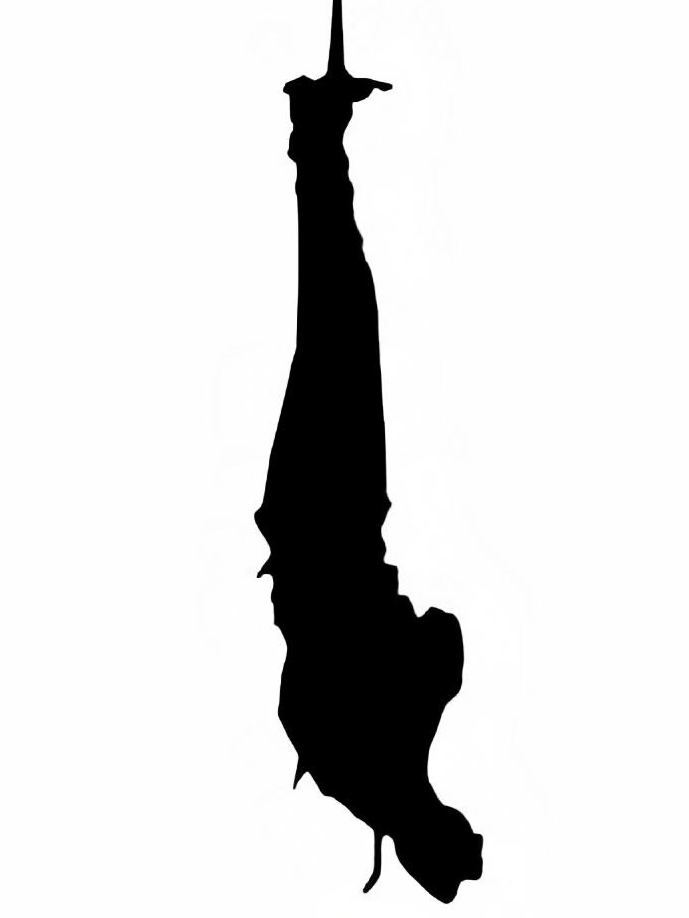
#> input picture mask_images/bullet_img.png, 689 x 918 px, found by its file name
$ jupyter execute --allow-errors visualise.ipynb
#> lines starting #> are read from the running program, lines starting #| are printed output that depends on the picture; after the words box and inside, x2 and y2 are one past the last pixel; in counts of white or black regions, pixels touching at a corner belong together
[cell 1]
import json
from collections import Counter

from wordcloud import WordCloud, ImageColorGenerator
import matplotlib.pyplot as plt
import seaborn as sns
import pandas as pd
import numpy as np
import cv2

#> (a cell that did not finish here is left out)

## Bullets

#> (a cell that did not finish here is left out)

[cell 4]
bullets_lyrics = ''
#> (the rest of this cell did not finish here and is left out)

[cell 5]
c = Counter(bullets_lyrics.split())
sr = pd.Series(c)
sr.sort_values(ascending= False)

[cell 6]
bullet_mask = cv2.imread('bullet_img.png')
#> bullet_mask is the input picture: shape (918, 689, 3); mean B, G, R 218.8, 218.8, 218.8
bullet_mask = cv2.cvtColor(bullet_mask, cv2.COLOR_BGR2GRAY)
#> bullet_mask: shape (918, 689)
np.unique(bullet_mask)
#> Out = 256 values from 0 to 255

[cell 7]
def transform_format(val):
    if val > 100:
        return 255
    else:
        return 0

[cell 8]
transformed_bullet_mask = np.ndarray((bullet_mask.shape[0],bullet_mask.shape[1]), np.int32)

for i in range(len(bullet_mask)):
    transformed_bullet_mask[i] = list(map(transform_format, bullet_mask[i]))
#> transformed_bullet_mask: shape (918, 689) int32; 86.2% white; 1 black region, box (x1, y1, x2, y2) and area: (254, 0, 483, 904) 87369

[cell 9]
plt.imshow(bullet_mask,'gray')

#> (a cell that did not finish here is left out)

#> (a cell that did not finish here is left out)

[cell 12]
plt.figure(figsize=(10,10))
#> (the rest of this cell did not finish here and is left out)

#> (a cell that did not finish here is left out)

## Black Parade

#> (a cell that did not finish here is left out)

[cell 15]
bullets_lyrics = ''
#> (the rest of this cell did not finish here and is left out)

[cell 16]
c = Counter(bullets_lyrics.split())
sr = pd.Series(c)
sr.sort_values(ascending= False)

[cell 17]
black_mask = cv2.imread('black_img.png')
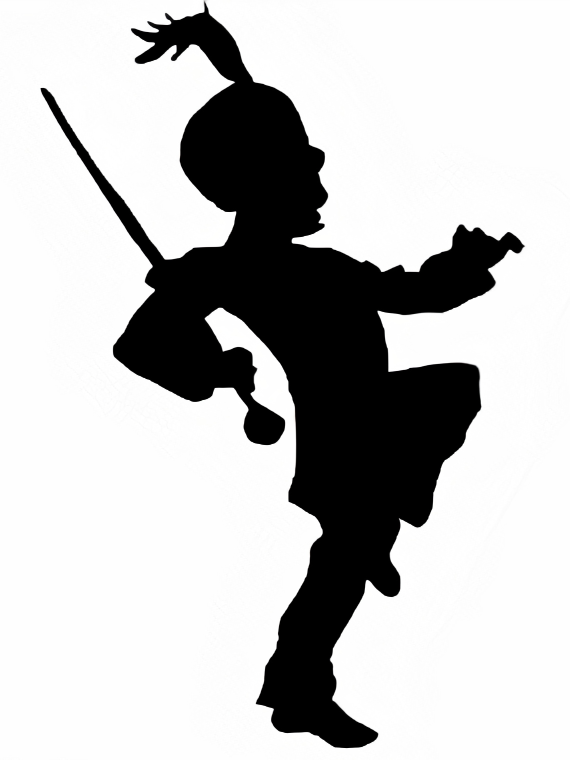
#> input picture mask_images/black_img.png, 1139 x 1519 px, found by its file name (shown at 1/2 size)
#> black_mask is the input picture: shape (1519, 1139, 3); mean B, G, R 193.2, 193.2, 193.2
black_mask = cv2.cvtColor(black_mask, cv2.COLOR_BGR2GRAY)
#> black_mask: shape (1519, 1139)
black_mask = cv2.flip(black_mask, 1)
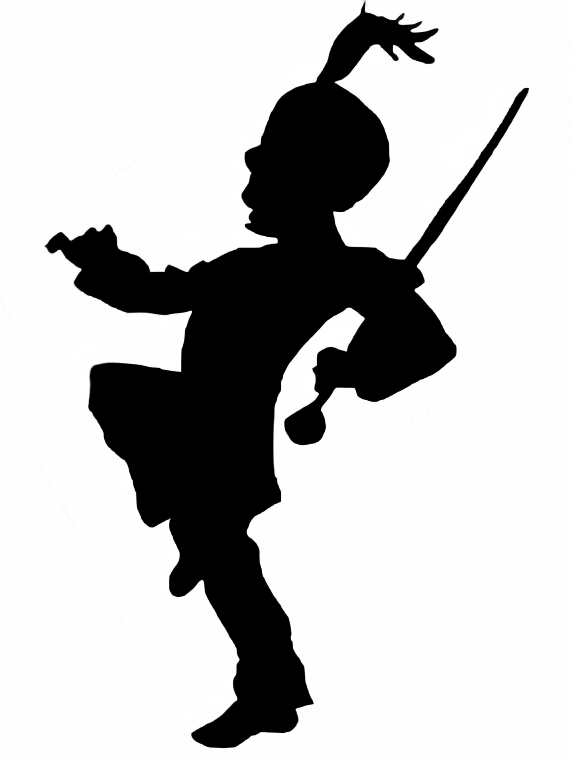
#> black_mask: shape (1519, 1139) (shown at 1/2 size); min 0, max 255, mean 193.2
np.unique(black_mask)
#> Out = 256 values from 0 to 255
